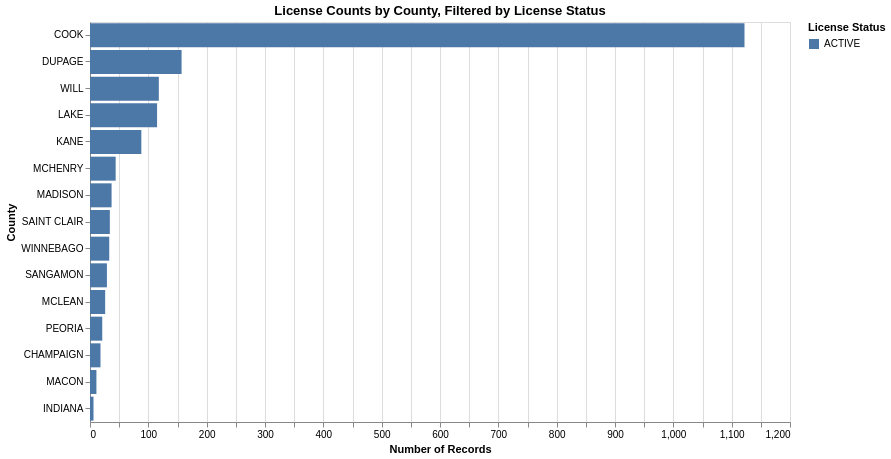

Here is the notebook cell this chart was saved with:
### Code cell
vis2

### Figure 1 — Vega-Lite specification as saved in the notebook (floating-point values rounded to 4 significant figures)
{"config": {"view": {"continuousWidth": 300, "continuousHeight": 300}}, "data": {"name": "data-1125793953c5055a9cb22e5513d7e755"}, "mark": {"type": "bar"}, "encoding": {"color": {"field": "License Status", "title": "License Status", "type": "nominal"}, "tooltip": [{"field": "County", "title": "County", "type": "nominal"}, {"field": "License Status", "title": "License Status", "type": "nominal"}, {"field": "Count", "title": "Count", "type": "quantitative"}], "x": {"field": "Count", "title": "Number of Records", "type": "quantitative"}, "y": {"field": "County", "sort": "-x", "title": "County", "type": "nominal"}}, "height": 400, "params": [{"name": "status_filter", "bind": {"input": "select", "options": ["ACTIVE", "CANCELLED", "CHANGE OF OWNERSHIP", "CLOSED", "DECEASED", "EXPIRED", "INACTIVE", "INOPERATIVE", "NOT RENEWED", "Non Sufficient Fund Check Terminated", "TERMINATED CARD RETURNED", "TERMINATED VALID REASON", "TERMINATED WITHOUT CARD"], "name": "License Status: "}, "value": "ACTIVE"}], "title": "License Counts by County, Filtered by License Status", "transform": [{"filter": "(datum['License Status'] === status_filter)"}], "width": 700, "$schema": "https://vega.github.io/schema/vega-lite/v5.20.1.json", "datasets": {"data-1125793953c5055a9cb22e5513d7e755": [{"County": "CHAMPAIGN", "License Status": "ACTIVE", "Count": 18}, {"County": "CHAMPAIGN", "License Status": "CHANGE OF OWNERSHIP", "Count": 1}, {"County": "CHAMPAIGN", "License Status": "DECEASED", "Count": 1}, {"County": "CHAMPAIGN", "License Status": "EXPIRED", "Count": 2}, {"County": "CHAMPAIGN", "License Status": "INACTIVE", "Count": 4}, {"County": "CHAMPAIGN", "License Status": "NOT RENEWED", "Count": 54}, {"County": "CHAMPAIGN", "License Status": "TERMINATED CARD RETURNED", "Count": 3}, {"County": "COOK", "License Status": "ACTIVE", "Count": 1122}, {"County": "COOK", "License Status": "CANCELLED", "Count": 25}, {"County": "COOK", "License Status": "CHANGE OF OWNERSHIP", "Count": 4}, {"County": "COOK", "License Status": "CLOSED", "Count": 8}, {"County": "COOK", "License Status": "DECEASED", "Count": 27}, {"County": "COOK", "License Status": "EXPIRED", "Count": 5}, {"County": "COOK", "License Status": "INACTIVE", "Count": 140}, {"County": "COOK", "License Status": "INOPERATIVE", "Count": 9}, {"County": "COOK", "License Status": "NOT RENEWED", "Count": 3051}, {"County": "COOK", "License Status": "Non Sufficient Fund Check Terminated", "Count": 2}, {"County": "COOK", "License Status": "TERMINATED CARD RETURNED", "Count": 313}, {"County": "COOK", "License Status": "TERMINATED VALID REASON", "Count": 11}, {"County": "COOK", "License Status": "TERMINATED WITHOUT CARD", "Count": 26}, {"County": "DUPAGE", "License Status": "ACTIVE", "Count": 157}, {"County": "DUPAGE", "License Status": "CANCELLED", "Count": 1}, {"County": "DUPAGE", "License Status": "CHANGE OF OWNERSHIP", "Count": 1}, {"County": "DUPAGE", "License Status": "CLOSED", "Count": 1}, {"County": "DUPAGE", "License Status": "DECEASED", "Count": 2}, {"County": "DUPAGE", "License Status": "EXPIRED", "Count": 1}, {"County": "DUPAGE", "License Status": "INACTIVE", "Count": 27}, {"County": "DUPAGE", "License Status": "NOT RENEWED", "Count": 301}, {"County": "DUPAGE", "License Status": "TERMINATED CARD RETURNED", "Count": 40}, {"County": "DUPAGE", "License Status": "TERMINATED VALID REASON", "Count": 1}, {"County": "DUPAGE", "License Status": "TERMINATED WITHOUT CARD", "Count": 2}, {"County": "INDIANA", "License Status": "ACTIVE", "Count": 6}, {"County": "INDIANA", "License Status": "CANCELLED", "Count": 1}, {"County": "INDIANA", "License Status": "CLOSED", "Count": 1}, {"County": "INDIANA", "License Status": "EXPIRED", "Count": 1}, {"County": "INDIANA", "License Status": "INACTIVE", "Count": 9}, {"County": "INDIANA", "License Status": "NOT RENEWED", "Count": 82}, {"County": "INDIANA", "License Status": "TERMINATED CARD RETURNED", "Count": 1}, {"County": "KANE", "License Status": "ACTIVE", "Count": 88}, {"County": "KANE", "License Status": "CANCELLED", "Count": 1}, {"County": "KANE", "License Status": "CHANGE OF OWNERSHIP", "Count": 1}, {"County": "KANE", "License Status": "DECEASED", "Count": 3}, {"County": "KANE", "License Status": "EXPIRED", "Count": 1}, {"County": "KANE", "License Status": "INACTIVE", "Count": 18}, {"County": "KANE", "License Status": "NOT RENEWED", "Count": 142}, {"County": "KANE", "License Status": "TERMINATED CARD RETURNED", "Count": 4}, {"County": "KANE", "License Status": "TERMINATED VALID REASON", "Count": 1}, {"County": "LAKE", "License Status": "ACTIVE", "Count": 115}, {"County": "LAKE", "License Status": "CANCELLED", "Count": 3}, {"County": "LAKE", "License Status": "CHANGE OF OWNERSHIP", "Count": 1}, {"County": "LAKE", "License Status": "EXPIRED", "Count": 1}, {"County": "LAKE", "License Status": "INACTIVE", "Count": 16}, {"County": "LAKE", "License Status": "INOPERATIVE", "Count": 1}, {"County": "LAKE", "License Status": "NOT RENEWED", "Count": 219}, {"County": "LAKE", "License Status": "TERMINATED CARD RETURNED", "Count": 10}, {"County": "LAKE", "License Status": "TERMINATED VALID REASON", "Count": 1}, {"County": "MACON", "License Status": "ACTIVE", "Count": 11}, {"County": "MACON", "License Status": "CLOSED", "Count": 1}, {"County": "MACON", "License Status": "EXPIRED", "Count": 1}, {"County": "MACON", "License Status": "INACTIVE", "Count": 7}, {"County": "MACON", "License Status": "NOT RENEWED", "Count": 65}, {"County": "MACON", "License Status": "TERMINATED CARD RETURNED", "Count": 4}, {"County": "MADISON", "License Status": "ACTIVE", "Count": 37}, {"County": "MADISON", "License Status": "CANCELLED", "Count": 2}, {"County": "MADISON", "License Status": "DECEASED", "Count": 1}, {"County": "MADISON", "License Status": "INACTIVE", "Count": 13}, {"County": "MADISON", "License Status": "NOT RENEWED", "Count": 90}, {"County": "MADISON", "License Status": "TERMINATED CARD RETURNED", "Count": 7}, {"County": "MCHENRY", "License Status": "ACTIVE", "Count": 44}, {"County": "MCHENRY", "License Status": "CANCELLED", "Count": 3}, {"County": "MCHENRY", "License Status": "INACTIVE", "Count": 12}, {"County": "MCHENRY", "License Status": "INOPERATIVE", "Count": 1}, {"County": "MCHENRY", "License Status": "NOT RENEWED", "Count": 70}, {"County": "MCLEAN", "License Status": "ACTIVE", "Count": 26}, {"County": "MCLEAN", "License Status": "CANCELLED", "Count": 1}, {"County": "MCLEAN", "License Status": "DECEASED", "Count": 1}, {"County": "MCLEAN", "License Status": "INACTIVE", "Count": 1}, {"County": "MCLEAN", "License Status": "NOT RENEWED", "Count": 63}, {"County": "PEORIA", "License Status": "ACTIVE", "Count": 21}, {"County": "PEORIA", "License Status": "CANCELLED", "Count": 1}, {"County": "PEORIA", "License Status": "CHANGE OF OWNERSHIP", "Count": 1}, {"County": "PEORIA", "License Status": "INACTIVE", "Count": 9}, {"County": "PEORIA", "License Status": "NOT RENEWED", "Count": 75}, {"County": "PEORIA", "License Status": "TERMINATED CARD RETURNED", "Count": 3}, {"County": "SAINT CLAIR", "License Status": "ACTIVE", "Count": 34}, {"County": "SAINT CLAIR", "License Status": "CANCELLED", "Count": 1}, {"County": "SAINT CLAIR", "License Status": "CLOSED", "Count": 2}, {"County": "SAINT CLAIR", "License Status": "DECEASED", "Count": 2}, {"County": "SAINT CLAIR", "License Status": "INACTIVE", "Count": 4}, {"County": "SAINT CLAIR", "License Status": "NOT RENEWED", "Count": 105}, {"County": "SAINT CLAIR", "License Status": "TERMINATED CARD RETURNED", "Count": 9}, {"County": "SAINT CLAIR", "License Status": "TERMINATED VALID REASON", "Count": 1}, {"County": "SAINT CLAIR", "License Status": "TERMINATED WITHOUT CARD", "Count": 2}, {"County": "SANGAMON", "License Status": "ACTIVE", "Count": 29}, {"County": "SANGAMON", "License Status": "CANCELLED", "Count": 3}, {"County": "SANGAMON", "License Status": "CLOSED", "Count": 1}, {"County": "SANGAMON", "License Status": "DECEASED", "Count": 1}, {"County": "SANGAMON", "License Status": "EXPIRED", "Count": 1}, {"County": "SANGAMON", "License Status": "INACTIVE", "Count": 4}, {"County": "SANGAMON", "License Status": "NOT RENEWED", "Count": 97}, {"County": "SANGAMON", "License Status": "TERMINATED CARD RETURNED", "Count": 5}, {"County": "WILL", "License Status": "ACTIVE", "Count": 118}, {"County": "WILL", "License Status": "CANCELLED", "Count": 4}, {"County": "WILL", "License Status": "DECEASED", "Count": 1}, {"County": "WILL", "License Status": "INACTIVE", "Count": 20}, {"County": "WILL", "License Status": "NOT RENEWED", "Count": 248}, {"County": "WILL", "License Status": "TERMINATED CARD RETURNED", "Count": 7}, {"County": "WINNEBAGO", "License Status": "ACTIVE", "Count": 33}, {"County": "WINNEBAGO", "License Status": "CHANGE OF OWNERSHIP", "Count": 2}, {"County": "WINNEBAGO", "License Status": "CLOSED", "Count": 2}, {"County": "WINNEBAGO", "License Status": "DECEASED", "Count": 1}, {"County": "WINNEBAGO", "License Status": "INACTIVE", "Count": 9}, {"County": "WINNEBAGO", "License Status": "INOPERATIVE", "Count": 1}, {"County": "WINNEBAGO", "License Status": "NOT RENEWED", "Count": 114}, {"County": "WINNEBAGO", "License Status": "TERMINATED CARD RETURNED", "Count": 5}, {"County": "WINNEBAGO", "License Status": "TERMINATED VALID REASON", "Count": 1}]}}
